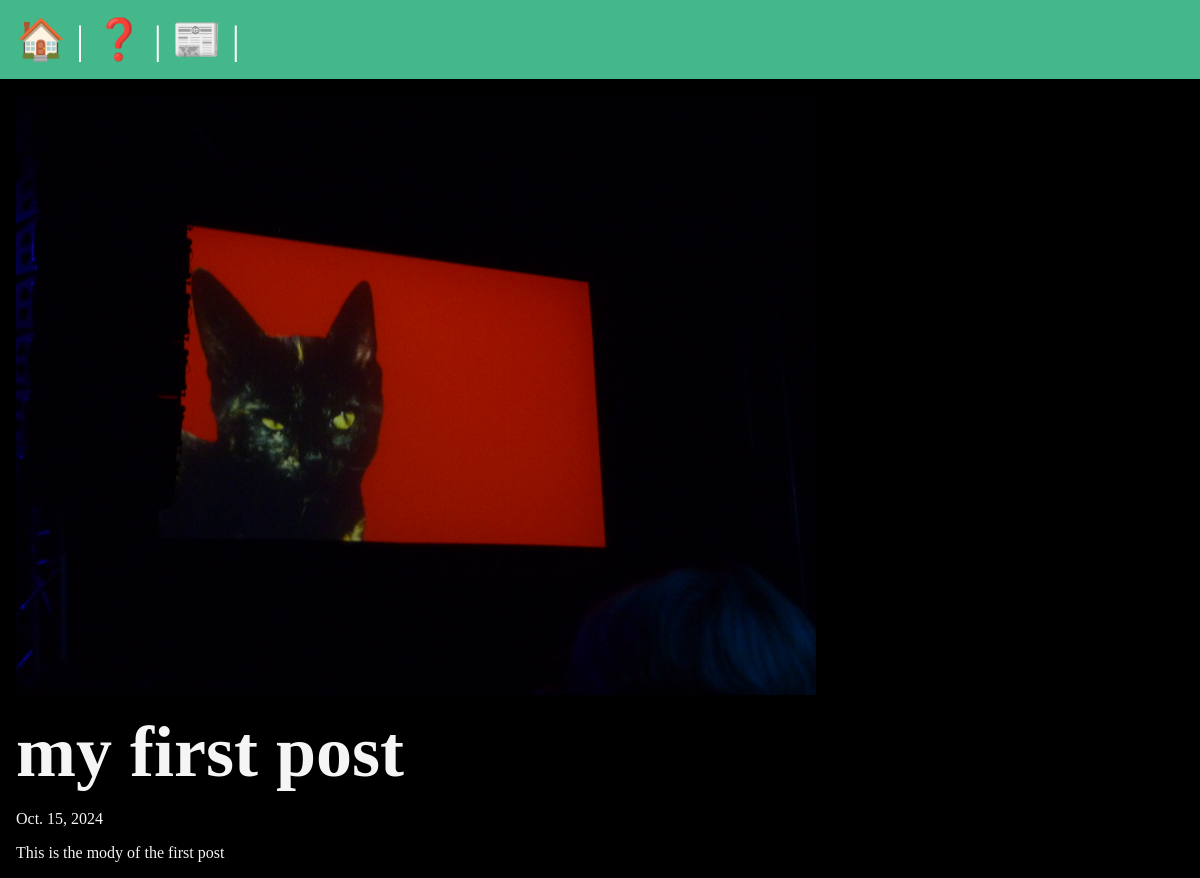
The page /posts/my-first-post on the database its author committed.
### posts/models.py (models this page shows, shortened)
class Post(models.Model):
    title = models.CharField(max_length=75)
    body = models.TextField()
    slug = models.SlugField()
    date = models.DateField(auto_now_add=True)
    banner = models.ImageField(default='fallback.png', blank=True)

### posts/views.py (the view)
# urls.py: path('<slug:slug>', views.post_page, name="page"),
def post_page(request, slug):
    post = Post.objects.get(slug=slug)
    return render(request, 'posts/post_page.html', {'post': post})

### posts/templates/posts/post_page.html (shortened to what this page needs)
{% extends "layout.html" %}
{% block content %}
    <section>
        <img
            class ="banner"
            src="{{ post.banner.url }}"
            alt="{{ post.title }}"
        />
        <h1>{{ post.title }}</h1>
        <p>{{ post.date }}</p>
        <p>{{ post.body }}</p>
    </section>
{% endblock content %}

### static/css/style.css (style rules this page uses)
* { margin: 0; padding: 0; box-sizing: border-box; }
body { min-height: 100vh; background-color: black; color: whitesmoke; font-size: 3rem; }
section { display: flex; flex-flow: column; gap: 1rem; }
p { font-size: 1rem; }
.banner { display:block; width: 100%; max-width: 800px; }

### rows shown on the page
Post: banner (picture), title "my first post", date "Oct. 15, 2024", body "This is the mody of the first post"
